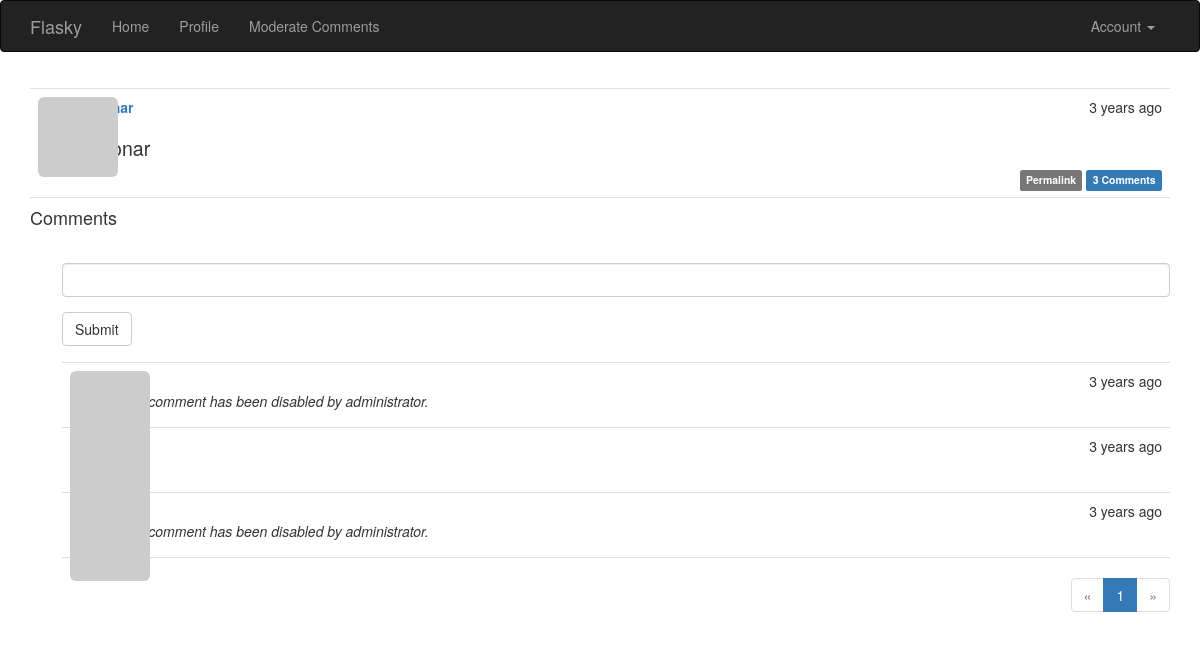
The page /post/112 (signed in) on the database its author committed.
### app/models.py (models this page shows, shortened)
class Post(db.Model):
    __tablename__ = 'posts'
    id = db.Column(db.Integer, primary_key=True)
    body = db.Column(db.Text)
    body_html = db.Column(db.Text)
    timestamp = db.Column(db.DateTime, index=True, default=datetime.utcnow)
    author_id = db.Column(db.Integer, db.ForeignKey('users.id'))
    comments = db.relationship('Comment', backref='post', lazy='dynamic')

class Comment(db.Model):
    __tablename__ = 'comments'
    id = db.Column(db.Integer, primary_key=True)
    body = db.Column(db.Text)
    body_html = db.Column(db.Text)
    timestamp = db.Column(db.DateTime, index=True, default=datetime.utcnow)
    disabled = db.Column(db.Boolean)
    author_id = db.Column(db.Integer, db.ForeignKey('users.id'))
    post_id = db.Column(db.Integer, db.ForeignKey('posts.id'))

### app/main/views.py (the view, shortened to what this page needs)
@main.route('/post/<int:id>', methods=['GET', 'POST'])
def post(id):
    post = Post.query.get_or_404(id)
    form = CommentForm()
    page = request.args.get('page', 1, type=int)
    if page == -1:
        page = (post.comments.count() - 1) // \
            current_app.config['FLASKY_COMMENTS_PER_PAGE'] + 1
    pagination = post.comments.order_by(Comment.timestamp.asc()).paginate(
        page, per_page=current_app.config['FLASKY_COMMENTS_PER_PAGE'],
        error_out=False
    )
    comments = pagination.items
    return render_template('post.html', posts=[post], form=form, comments=comments, pagination=pagination)

### app/main/forms.py
class CommentForm(FlaskForm):
    body = StringField('', validators=[DataRequired()])
    submit = SubmitField('Submit')

### app/auth/views.py (called while the page is built)
@auth.before_app_request
def before_request():
    if current_user.is_authenticated:
        current_user.ping()
        if not current_user.confirmed \
        and request.blueprint != 'auth' \
        and request.endpoint != 'static':
            return redirect(url_for('auth.unconfirmed'))

### app/main/__init__.py (called while the page is built)
@main.app_context_processor
def inject_permissions():
    return dict(Permission=Permission)

### app/main/views.py (called while the page is built)
@main.after_app_request
def after_request(response):
    for query in get_debug_queries():
        if query.duration >= current_app.config['FLASKY_SLOW_DB_QUERY_TIME']:
            current_app.logger.warning(
                'Slow query: %s\nParameters: %s\nDuration: %s\nContext:%s\n' %
                (query.statement, query.parameters, query.duration, query.context)
            )
    return response

### app/models.py (called while the page is built)
@login_manager.user_loader
def load_user(user_id):
    return User.query.get(int(user_id))

    def has_permission(self, perm):
        return self.permissions & perm == perm

    def gravatar(self, size=100, default='identicon', rating='g'):
        url = 'https://secure.gravatar.com/avatar'
        hash = self.avatar_hash or self.gravatar_hash()
        return '{url}/{hash}?s={size}&d={default}&r={rating}'.format(
            url=url, hash=hash, size=size, default=default, rating=rating)

    def can(self, perm):
        return self.role is not None and self.role.has_permission(perm)

    def is_administrator(self):
        return self.can(Permission.ADMIN)

    def gravatar_hash(self):
        return hashlib.md5(self.email.lower().encode('utf-8')).hexdigest()

    def ping(self):
        self.last_seen = datetime.utcnow()
        db.session.add(self)
        db.session.commit()

### app/templates/post.html (shortened to what this page needs)
{% extends "base.html" %}
{% import "bootstrap/wtf.html" as wtf %}
{% import "_macros.html" as macros %}
{% block page_content %}
{% include '_posts.html' %}
<h4 id="comments">Comments</h4>
{% if current_user.can(Permission.COMMENT) %}
<div class="comment-form">
    {{ wtf.quick_form(form) }}
</div>
{% endif %}
{% include '_comments.html' %}
{% if pagination %}
<div class="pagination">
    {{ macros.pagination_widget(pagination, '.post', fragment='#comments', id=posts[0].id) }}
</div>
{% endif %}
{% endblock %}

### app/templates/_posts.html (shortened to what this page needs)
<ul class="posts">
        {% for post in posts %}
        <li class="post">
            <div class="post-thumbnail">
                <a href="{{ url_for('.user', username=post.author.username) }}">
                    <img class="img-rounded profile-thumbnail" src="{{ post.author.gravatar(size=40) }}"/>
                </a>
            </div>
            <div class="post-content">
                <div class="post-date">{{ moment(post.timestamp).fromNow() }}</div>
                <div class="post-author">
                    <a href="{{ url_for('.user', username=post.author.username) }}">
                    </a>
                </div>
                <div class="post-body">
                    {% if post.body_html %}
                        {{ post.body_html | safe }}
                    {% else %}
                        {{ post.body }}
                    {% endif %}
                </div>
                <div class="post-footer">
                    <a href="{{ url_for('.post', id=post.id) }}">
                        <span class="label label-default">Permalink</span>
                    </a>
                    <a href="{{ url_for('.post', id=post.id) }}#comments">
                        <span class="label label-primary">{{ post.comments.count() }} Comments</span>
                    </a>
                </div>
            </div>
        </li>
        {% endfor %}
    </ul>

### app/templates/_comments.html (shortened to what this page needs)
<ul class="comments">
    {% for comment in comments %}
    <li class="comment">
        <div class="comment-thumbnail">
            <a href="{{ url_for('.user', username=comment.author.username) }}">
                <img class="img-rounded profile-thumbnail" src="{{ comment.author.gravatar(size=40) }}">
            </a>
        </div>
        <div class="comment-content">
            <div class="comment-date">{{ moment(comment.timestamp).fromNow() }}</div>
            <div class="comment-author">
                <a href="{{ url_for('.user', username=comment.author.username) }}">
                </a>
            </div>
            <div class="comment-body">
                {% if comment.disabled %}
                <p><i>This comment has been disabled by administrator.</i></p>
                {% endif %}
            </div>
        </div>
    </li>
    {% endfor %}
</ul>

### app/static/styles.css (style rules this page uses)
.profile-thumbnail { position: absolute; }
ul.posts { list-style-type: none; padding: 0px; margin: 16px 0px 0px 0px; border-top: 1px solid #e0e0e0; }
ul.posts li.post { padding: 8px; border-bottom: 1px solid #e0e0e0; }
div.post-date { float: right; }
div.post-author { font-weight: bold; }
div.post-thumbnail { position: absolute; }
div.post-content { margin-left: 48px; min-height: 48px; }
div.post-footer { text-align: right; }
ul.comments { list-style-type: none; padding: 0px; margin: 16px 0px 0px 0px; }
ul.comments li.comment { margin-left: 32px; padding: 8px; border-bottom: 1px solid #e0e0e0; }
ul.comments li.comment:nth-child(1) { border-top: 1px solid #e0e0e0; }
div.comment-date { float: right; }
div.comment-author { font-weight: bold; }
div.comment-thumbnail { position: absolute; }
div.comment-content { margin-left: 48px; min-height: 48px; }
div.comment-form { margin: 16px 0px 16px 32px; }
div.pagination { width: 100%; text-align: right; padding: 0px; margin: 0px; }
.post-body h1 { font-size: 140%; }

### rows shown on the page
Post: timestamp "3 years ago", body_html "Ngonar", comments.count "3"
Comment: timestamp "3 years ago", shows "This comment has been disabled by administrator."
Comment: timestamp "3 years ago"
Comment: timestamp "3 years ago", shows "This comment has been disabled by administrator."

### other values the page prints
{{ p }} "1"
